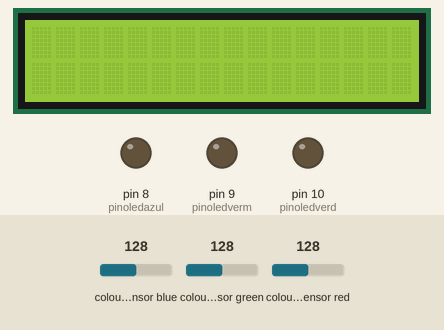
A sketch run on a simulated Arduino Uno, built with avr-gcc and run on an emulated ATmega328P. Shown: 16×2 character LCD, output pins drawn as LEDs (lit = HIGH). Wiring (inferred from the names in the program): TCS3200 colour sensor: output pin 13; S2 pin 6; S3 pin 7. The test bench sets the inputs (shaded band); at power-on: colour sensor blue 128, colour sensor green 128, colour sensor red 128. Pins used as bus, display or sensor lines are not drawn; what the sketch prints to the serial monitor is not drawn.

Above: at 1.2 s.
1.3 s: colour sensor blue set to 135
At 1.5 s:
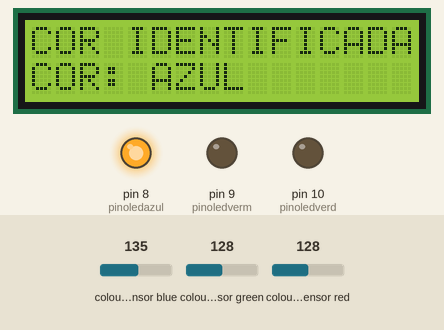
3.5 s: colour sensor green set to 135
At 4.3 s:
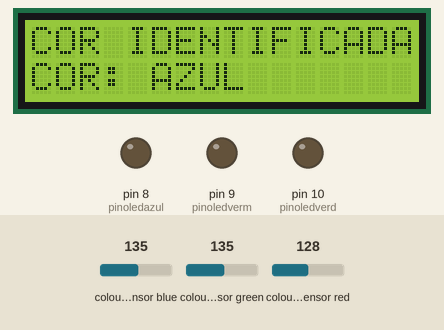
6.5 s: colour sensor red set to 191
At 7.09 s:
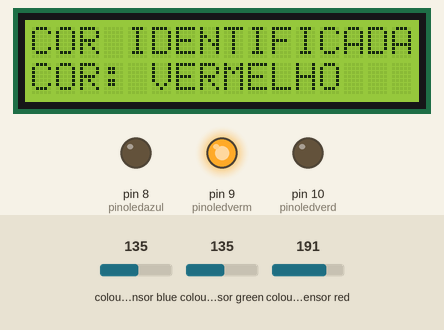
8.7 s: colour sensor blue set to 250
At 9.25 s:
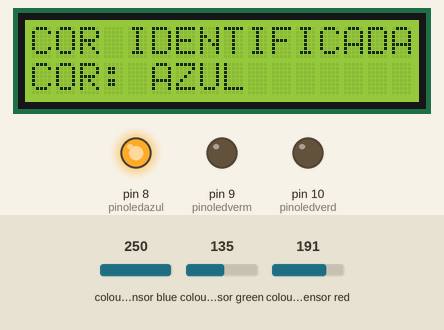
11.3 s: colour sensor blue set to 5
At 11.49 s:
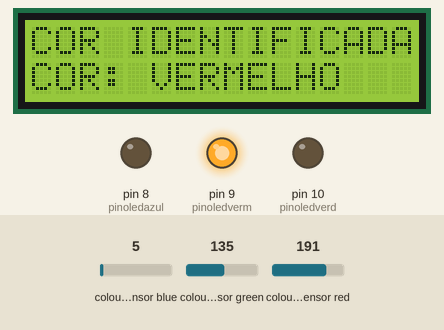
Timing chart, 0 to 14.3 s (numbered marks = the images above; inputs shaded):
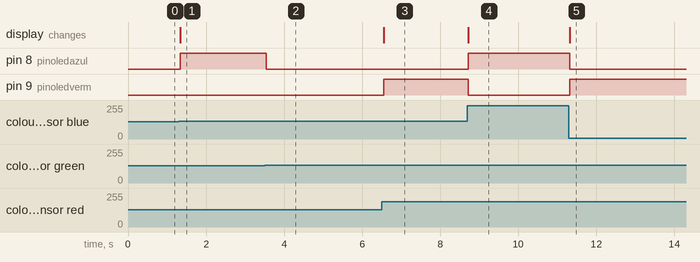

Measured:
- the behaviour switches between 131 and 132 on colour sensor blue (found by bisection; images 0 and 1)
- the behaviour switches between 131 and 132 on colour sensor green (found by bisection; images 1 and 2)
- after the input at 1.3 s, pin 8 (pinoledazul): LOW → HIGH at once; the display: changes at once (image 1)
- after the input at 3.5 s, pin 8 (pinoledazul): HIGH → LOW at once
- after the input at 6.5 s, pin 9 (pinoledverm): LOW → HIGH after 0.05 s; the display: changes after 0.05 s (image 3)
- after the input at 8.7 s, pin 8 (pinoledazul): LOW → HIGH at once; pin 9 (pinoledverm): HIGH → LOW at once; the display: changes at once (image 4)
- after the input at 11.3 s, pin 8 (pinoledazul): HIGH → LOW at once; pin 9 (pinoledverm): LOW → HIGH at once; the display: changes at once (image 5)

The sketch:

Sensor_de_identificador_de_cor.ino
```cpp
//Sensor TCS3200

#include <LiquidCrystal.h>

//Pinos de conexao do modulo
const int s0 = 0;
const int s1 = 1;
const int s2 = 6;
const int s3 = 7;
const int out = 13;

const int rs = 12, en = 11, d4 = 5, d5 = 4, d6 = 3, d7 = 2;
LiquidCrystal lcd(rs, en, d4, d5, d6, d7);

//Pinos do led RGB
int pinoledverm = 9;
int pinoledverd = 10;
int pinoledazul = 8;

//Variaveis cores
int red = 0;
int green = 0;
int blue = 0;

void setup()
{
  lcd.begin(16, 2);

  pinMode(s0, OUTPUT);
  pinMode(s1, OUTPUT);
  pinMode(s2, OUTPUT);
  pinMode(s3, OUTPUT);
  pinMode(out, INPUT);
  pinMode(pinoledverm, OUTPUT);
  pinMode(pinoledverd, OUTPUT);
  pinMode(pinoledazul, OUTPUT);

  Serial.begin(9600);
  digitalWrite(s0, HIGH);
  digitalWrite(s1, LOW);
}

void loop()
{
  //Detecta a cor
  color();
  //Mostra valores no serial monitor
  Serial.print("Vermelho :");
  Serial.print(red, DEC);
  Serial.print(" Verde : ");
  Serial.print(green, DEC);
  Serial.print(" Azul : ");
  Serial.print(blue, DEC);
  Serial.println();

  //Verifica se a cor vermelha foi detectada
  if (red < blue && red < green && red < 100)
  {
    Serial.println("Vermelho");
    lcd.clear();
    // Print a message to the LCD.
    lcd.print("COR IDENTIFICADA");
    lcd.setCursor(0,1);
    lcd.print("COR: ");
    lcd.print("VERMELHO");

    digitalWrite(pinoledverm, HIGH); //Acende o led vermelho
    digitalWrite(pinoledverd, LOW);
    digitalWrite(pinoledazul, LOW);
  }

  //Verifica se a cor azul foi detectada
  else if (blue < red && blue < green && blue < 1000)
  {
    Serial.println("Azul");
    lcd.clear();
    // Print a message to the LCD.
    lcd.print("COR IDENTIFICADA");
    lcd.setCursor(0,1);
    lcd.print("COR: ");
    lcd.print("AZUL");

    digitalWrite(pinoledverm, LOW);
    digitalWrite(pinoledverd, LOW);
    digitalWrite(pinoledazul, HIGH); //Acende o led azul
  }

  //Verifica se a cor verde foi detectada
  else if (green < red && green < blue)
  {
    Serial.println("Verde");
    lcd.clear();
    // Print a message to the LCD.
    lcd.print("COR IDENTIFICADA");
    lcd.setCursor(0,1);
    lcd.print("COR: ");
    lcd.print("VERDE");

    digitalWrite(pinoledverm, LOW);
    digitalWrite(pinoledverd, HIGH); //Acende o led verde
    digitalWrite(pinoledazul, LOW);
  }
  Serial.println();

  //Delay para apagar os leds e reiniciar o processo
  delay(50);
  digitalWrite(pinoledverm, LOW);
  digitalWrite(pinoledverd, LOW);
  digitalWrite(pinoledazul, LOW);
}

void color()
{
  //Rotina que le o valor das cores
  digitalWrite(s2, LOW);
  digitalWrite(s3, LOW);
  //count OUT, pRed, RED
  red = pulseIn(out, digitalRead(out) == HIGH ? LOW : HIGH);
  digitalWrite(s3, HIGH);
  //count OUT, pBLUE, BLUE
  blue = pulseIn(out, digitalRead(out) == HIGH ? LOW : HIGH);
  digitalWrite(s2, HIGH);
  //count OUT, pGreen, GREEN
  green = pulseIn(out, digitalRead(out) == HIGH ? LOW : HIGH);
}
```
